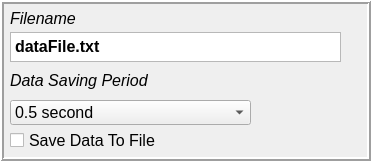
         <widget class="QFrame" name="frame_4">
          <property name="geometry">
           <rect>
            <x>0</x>
            <y>180</y>
            <width>371</width>
            <height>161</height>
           </rect>
          </property>
          <property name="frameShape">
           <enum>QFrame::Box</enum>
          </property>
          <property name="frameShadow">
           <enum>QFrame::Raised</enum>
          </property>
          <property name="lineWidth">
           <number>2</number>
          </property>
          <widget class="QLabel" name="labelHeaterPowerFilename">
           <property name="geometry">
            <rect>
             <x>10</x>
             <y>8</y>
             <width>221</width>
             <height>20</height>
            </rect>
           </property>
           <property name="font">
            <font>
             <pointsize>12</pointsize>
             <italic>true</italic>
            </font>
           </property>
           <property name="text">
            <string>Filename</string>
           </property>
          </widget>
          <widget class="QTextEdit" name="textEditHeaterPowerFilename">
           <property name="geometry">
            <rect>
             <x>10</x>
             <y>32</y>
             <width>331</width>
             <height>30</height>
            </rect>
           </property>
           <property name="font">
            <font>
             <pointsize>12</pointsize>
             <weight>50</weight>
             <bold>false</bold>
            </font>
           </property>
           <property name="html">
            <string>&lt;!DOCTYPE HTML PUBLIC &quot;-//W3C//DTD HTML 4.0//EN&quot; &quot;http://www.w3.org/TR/REC-html40/strict.dtd&quot;&gt;
&lt;html&gt;&lt;head&gt;&lt;meta name=&quot;qrichtext&quot; content=&quot;1&quot; /&gt;&lt;style type=&quot;text/css&quot;&gt;
p, li { white-space: pre-wrap; }
&lt;/style&gt;&lt;/head&gt;&lt;body style=&quot; font-family:'Arial'; font-size:12pt; font-weight:400; font-style:normal;&quot;&gt;
&lt;p style=&quot; margin-top:0px; margin-bottom:0px; margin-left:0px; margin-right:0px; -qt-block-indent:0; text-indent:0px;&quot;&gt;&lt;span style=&quot; font-weight:600;&quot;&gt;dataFile.txt&lt;/span&gt;&lt;/p&gt;&lt;/body&gt;&lt;/html&gt;</string>
           </property>
          </widget>
          <widget class="QCheckBox" name="checkBoxHeaterPowerSaveToFile">
           <property name="geometry">
            <rect>
             <x>10</x>
             <y>130</y>
             <width>271</width>
             <height>21</height>
            </rect>
           </property>
           <property name="font">
            <font>
             <pointsize>12</pointsize>
            </font>
           </property>
           <property name="text">
            <string>Save Data To File</string>
           </property>
          </widget>
          <widget class="QLabel" name="labelHeaterPowerFileDataSampling">
           <property name="geometry">
            <rect>
             <x>10</x>
             <y>70</y>
             <width>221</width>
             <height>21</height>
            </rect>
           </property>
           <property name="font">
            <font>
             <pointsize>12</pointsize>
             <italic>true</italic>
            </font>
           </property>
           <property name="text">
            <string>Data Saving Period</string>
           </property>
          </widget>
          <widget class="QComboBox" name="comboBoxHeaterPowerFileSps">
           <property name="geometry">
            <rect>
             <x>10</x>
             <y>100</y>
             <width>241</width>
             <height>25</height>
            </rect>
           </property>
           <property name="font">
            <font>
             <pointsize>12</pointsize>
            </font>
           </property>
           <item>
            <property name="text">
             <string>0.5 second</string>
            </property>
           </item>
           <item>
            <property name="text">
             <string>1 second</string>
            </property>
           </item>
           <item>
            <property name="text">
             <string>2 seconds</string>
            </property>
           </item>
           <item>
            <property name="text">
             <string>5 seconds</string>
            </property>
           </item>
           <item>
            <property name="text">
             <string>10 seconds</string>
            </property>
           </item>
          </widget>
         </widget>
